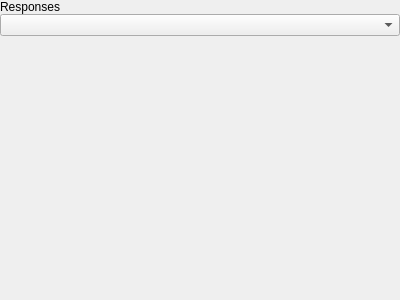
<?xml version="1.0" encoding="UTF-8"?>
<ui version="4.0">
 <class>ZzzReplyViewer</class>
 <widget class="QWidget" name="ZzzReplyViewer">
  <property name="geometry">
   <rect>
    <x>0</x>
    <y>0</y>
    <width>400</width>
    <height>300</height>
   </rect>
  </property>
  <property name="windowTitle">
   <string>Form</string>
  </property>
  <layout class="QVBoxLayout" name="verticalLayout">
   <property name="spacing">
    <number>0</number>
   </property>
   <property name="leftMargin">
    <number>0</number>
   </property>
   <property name="topMargin">
    <number>0</number>
   </property>
   <property name="rightMargin">
    <number>0</number>
   </property>
   <property name="bottomMargin">
    <number>0</number>
   </property>
   <item>
    <widget class="tTitleLabel" name="titleLabel">
     <property name="text">
      <string>Responses</string>
     </property>
    </widget>
   </item>
   <item>
    <widget class="QComboBox" name="replyList"/>
   </item>
   <item>
    <widget class="tStackedWidget" name="stackedWidget"/>
   </item>
  </layout>
 </widget>
 <customwidgets>
  <customwidget>
   <class>tStackedWidget</class>
   <extends>QStackedWidget</extends>
   <header location="global">tstackedwidget.h</header>
   <container>1</container>
   <slots>
    <signal>switchingFrame(int)</signal>
   </slots>
  </customwidget>
  <customwidget>
   <class>tTitleLabel</class>
   <extends>QLabel</extends>
   <header location="global">ttitlelabel.h</header>
   <slots>
    <signal>backButtonClicked()</signal>
   </slots>
  </customwidget>
 </customwidgets>
 <resources/>
 <connections/>
</ui>
